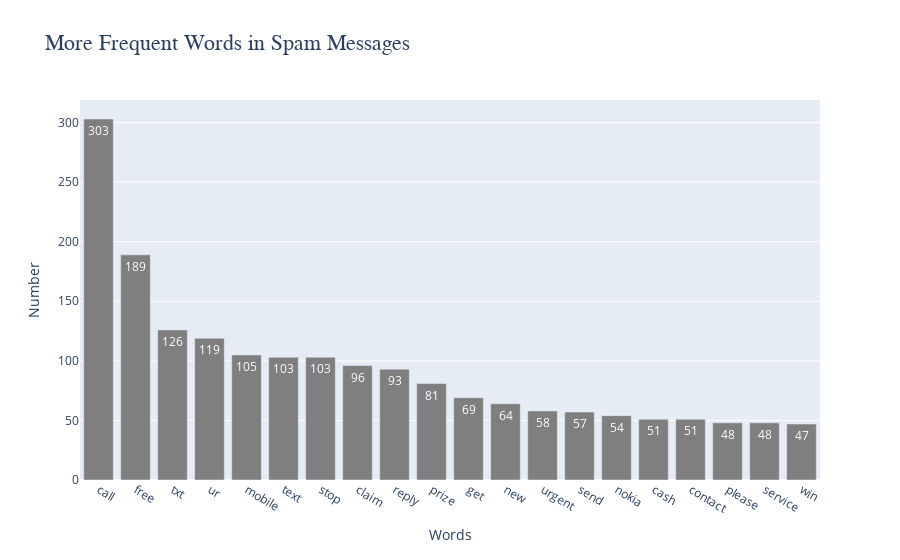

Here is the notebook cell this chart was saved with:
### Code cell
# Assuming 'data' is your DataFrame and 'message_clean' is the column with text data
# Count the most common words in non-spam messages
count1 = Counter(" ".join(data[data['target']=='spam']["message_clean"]).split()).most_common(20)
df1 = pd.DataFrame(count1, columns=["words in spam", "count"])

# Visualize in bar chart using Plotly
fig = go.Figure()
fig.add_trace(go.Bar(
    x=df1["words in spam"],
    y=df1["count"],
    text=df1["count"],
    textposition='auto',
    marker_color='#7f7f7f' 
))

# Update layout for better visualization
fig.update_layout(
    title='<span style="font-size:22px; font-family:Times New Roman">More Frequent Words in Spam Messages</span>',
    xaxis_title="Words",
    yaxis_title="Number",
    xaxis={'categoryorder':'total descending'}  # this line orders the bars based on count
)
fig.show()

### Figure 1 — Plotly figure (JSON) as saved in the notebook; plotly's stock layout.template omitted (floating-point values rounded to 4 significant figures)
{"data": [{"marker": {"color": "#7f7f7f"}, "text": [303, 189, 126, 119, 105, 103, 103, 96, 93, 81, 69, 64, 58, 57, 54, 51, 51, 48, 48, 47], "textposition": "auto", "type": "bar", "x": ["call", "free", "txt", "ur", "mobile", "text", "stop", "claim", "reply", "prize", "get", "new", "urgent", "send", "nokia", "cash", "contact", "please", "service", "win"], "y": [303, 189, 126, 119, 105, 103, 103, 96, 93, 81, 69, 64, 58, 57, 54, 51, 51, 48, 48, 47]}], "layout": {"title": {"text": "<span style=\"font-size:22px; font-family:Times New Roman\">More Frequent Words in Spam Messages</span>"}, "xaxis": {"categoryorder": "total descending", "title": {"text": "Words"}}, "yaxis": {"title": {"text": "Number"}}}}
